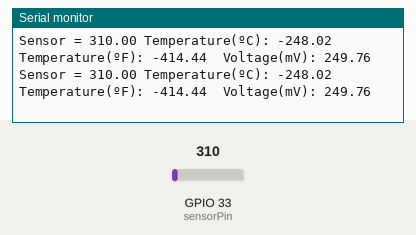
A sketch run on a simulated ESP32. Shown: the last lines printed to the serial monitor. Inputs (shaded band) come from the test bench; at power-on: GPIO 33 (sensorPin) = 310.

Above: at 1.8 s.
1.9 s: GPIO 33 (sensorPin) set to 372
At 2.8 s:
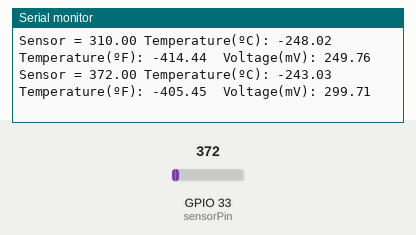
3.4 s: GPIO 33 (sensorPin) set to 434
At 4.8 s:
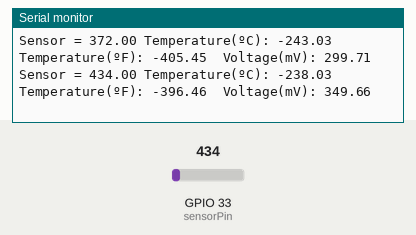
Timing chart, 0 to 6.4 s (numbered marks = the images above; inputs shaded):
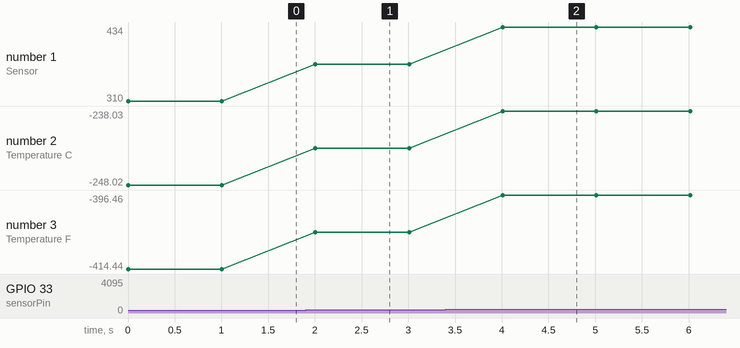

The sketch:

lm335_test1.ino
```cpp
/*
 * Rui Santos
 * Complete Project Details https://RandomNerdTutorials.com
 */

const int sensorPin = 33;
float sensorValue;
float voltageOut;

float temperatureC;
float temperatureF;
float temperatureK;

// uncomment if using LM335
//float temperatureK;

void setup() {
  pinMode(sensorPin, INPUT);
  analogSetPinAttenuation(sensorPin, ADC_11db); //ADC_0db ADC_2_5db ADC_6db ADC_11db
  Serial.begin(115200);
}

void loop() {
  sensorValue = analogRead(sensorPin);
  voltageOut = (sensorValue * 3300) / 4096;

  // calculate temperature for LM35 (LM35DZ)
  //temperatureC = voltageOut / 10;
  //temperatureF = (temperatureC * 1.8) + 32;

  // calculate temperature for LM335
  temperatureK = voltageOut / 10;
  temperatureC = temperatureK - 273;
  temperatureF = (temperatureC * 1.8) + 32;

  // calculate temperature for LM34
  //temperatureF = voltageOut / 10;
  //temperatureC = (temperatureF - 32.0)*(5.0/9.0);
  Serial.print("Sensor = ");
  Serial.print(sensorValue);
  Serial.print(" Temperature(ºC): ");
  Serial.print(temperatureC);
  Serial.print("  Temperature(ºF): ");
  Serial.print(temperatureF);
  Serial.print("  Voltage(mV): ");
  Serial.println(voltageOut);
  delay(1000);
}
```

Measured:
- after the input at 1.9 s, the serial monitor: prints a new line after 0.11 s (image 1)
- after the input at 3.4 s, the serial monitor: prints a new line after 0.61 s (image 2)
- plotted number 1: 310 → 372 after the input at 1.9 s, 372 → 434 after the input at 3.4 s
- plotted number 2: -248.02 → -243.03 after the input at 1.9 s, -243.03 → -238.03 after the input at 3.4 s
- plotted number 3: -414.44 → -405.45 after the input at 1.9 s, -405.45 → -396.46 after the input at 3.4 s
